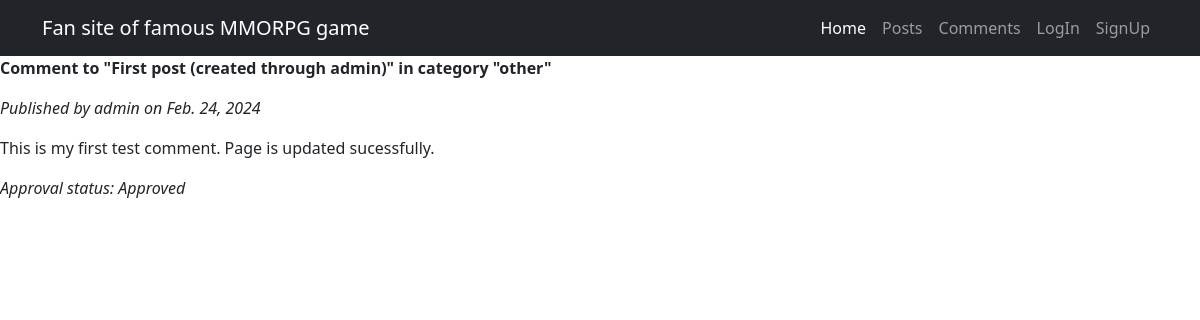
The app's page /noticeboard/comments/1 with its own data.
### noticeboard_app/models.py (models this page shows, shortened)
class Comment(models.Model):
    text = models.TextField(max_length = 1024)
    author = models.ForeignKey(User, on_delete = models.CASCADE)
    post = models.ForeignKey(Post, on_delete = models.CASCADE)
    date = models.DateField(auto_now_add = True)
    approved = models.BooleanField(default = False)

class Post(models.Model):
    name = models.CharField(max_length = 255)
    category = models.CharField(max_length = 20, choices = POSTCATEGORY, default = 'other')
    text = models.TextField()
    author = models.ForeignKey(User, on_delete = models.CASCADE)
    date = models.DateField(auto_now_add = True)
    def __str__(self):
        return self.name

### noticeboard_app/views.py (the view)
# urls.py: path('comments/<int:pk>', CommentDetail.as_view(), name='commentdetail'),
class CommentDetail(DetailView):
    model = Comment
    template_name = 'comment_detail.html'
    context_object_name = 'commentdetail'

### templates/comment_detail.html (shortened to what this page needs)
{% extends "base.html" %}
{% block content %}
<p><b>Comment to "{{ object.post }}" in category "{{ object.post.category }}"</b></p>
<p> <i>Published by {{ object.author }} on {{ object.date }}</i></p>
<p>{{ object.text }}</a></p>
<p><i>Approval status:
    {% if object.approved %}
        Approved
    {% else %}
        Not approved
    {% endif %}
</i></p>
{% endblock content %}

### records on screen
Comment: post "First post (created through admin)", post.category "other", author "admin", date "Feb. 24, 2024", text "This is my first test comment. Page is updated sucessfully."
